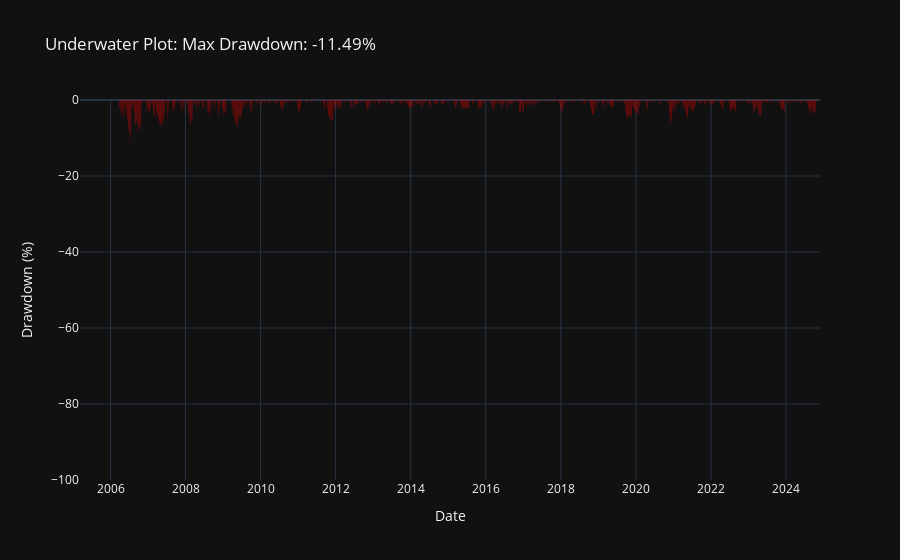

Source (notebook cell):
### Markdown cell above
### Drawdown Analysis

### Code cell
trade_df_by_date_drawdown = strategy_reporter.calculate_drawdowns(trade_df_by_date)
strategy_reporter.plot_drawdown(trade_df_by_date_drawdown, index_data_dict)

### Figure 1 — Plotly figure (JSON) as saved in the notebook; plotly's stock layout.template omitted (floating-point values rounded to 4 significant figures; data arrays with more than 128 entries replaced by an {"elided": "..."} marker saying what was removed)
{"data": [{"fill": "tozeroy", "fillcolor": "rgba(255, 0, 0, 0.3)", "mode": "none", "name": "Underwater", "type": "scatter", "x": {"elided": "6847 str values"}, "y": {"elided": "6847 float values"}}], "layout": {"legend": {"borderwidth": 1, "orientation": "h", "x": 1, "xanchor": "right", "y": 1.1, "yanchor": "top"}, "title": {"text": "Underwater Plot: Max Drawdown: -11.49%"}, "xaxis": {"range": ["2005-03-10T00:00:00+00:00", "2024-11-27T00:00:00+00:00"], "title": {"text": "Date"}}, "yaxis": {"range": [-100, 0], "title": {"text": "Drawdown (%)"}}}}
